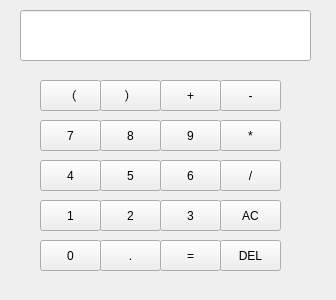
<?xml version="1.0" encoding="UTF-8"?>
<ui version="4.0">
 <class>miancalc</class>
 <widget class="QWidget" name="miancalc">
  <property name="geometry">
   <rect>
    <x>0</x>
    <y>0</y>
    <width>336</width>
    <height>300</height>
   </rect>
  </property>
  <property name="windowTitle">
   <string>miancalc</string>
  </property>
  <widget class="QLineEdit" name="lineEdit">
   <property name="geometry">
    <rect>
     <x>20</x>
     <y>10</y>
     <width>291</width>
     <height>51</height>
    </rect>
   </property>
  </widget>
  <widget class="QPushButton" name="lbracket">
   <property name="geometry">
    <rect>
     <x>40</x>
     <y>80</y>
     <width>61</width>
     <height>31</height>
    </rect>
   </property>
   <property name="text">
    <string>（</string>
   </property>
  </widget>
  <widget class="QPushButton" name="rbracket">
   <property name="geometry">
    <rect>
     <x>100</x>
     <y>80</y>
     <width>61</width>
     <height>31</height>
    </rect>
   </property>
   <property name="text">
    <string>）</string>
   </property>
  </widget>
  <widget class="QPushButton" name="add">
   <property name="geometry">
    <rect>
     <x>160</x>
     <y>80</y>
     <width>61</width>
     <height>31</height>
    </rect>
   </property>
   <property name="text">
    <string>+</string>
   </property>
  </widget>
  <widget class="QPushButton" name="sub">
   <property name="geometry">
    <rect>
     <x>220</x>
     <y>80</y>
     <width>61</width>
     <height>31</height>
    </rect>
   </property>
   <property name="text">
    <string>-</string>
   </property>
  </widget>
  <widget class="QPushButton" name="num8">
   <property name="geometry">
    <rect>
     <x>100</x>
     <y>120</y>
     <width>61</width>
     <height>31</height>
    </rect>
   </property>
   <property name="text">
    <string>8</string>
   </property>
  </widget>
  <widget class="QPushButton" name="num7">
   <property name="geometry">
    <rect>
     <x>40</x>
     <y>120</y>
     <width>61</width>
     <height>31</height>
    </rect>
   </property>
   <property name="text">
    <string>7</string>
   </property>
  </widget>
  <widget class="QPushButton" name="num9">
   <property name="geometry">
    <rect>
     <x>160</x>
     <y>120</y>
     <width>61</width>
     <height>31</height>
    </rect>
   </property>
   <property name="text">
    <string>9</string>
   </property>
  </widget>
  <widget class="QPushButton" name="times">
   <property name="geometry">
    <rect>
     <x>220</x>
     <y>120</y>
     <width>61</width>
     <height>31</height>
    </rect>
   </property>
   <property name="text">
    <string>*</string>
   </property>
  </widget>
  <widget class="QPushButton" name="num5">
   <property name="geometry">
    <rect>
     <x>100</x>
     <y>160</y>
     <width>61</width>
     <height>31</height>
    </rect>
   </property>
   <property name="text">
    <string>5</string>
   </property>
  </widget>
  <widget class="QPushButton" name="num4">
   <property name="geometry">
    <rect>
     <x>40</x>
     <y>160</y>
     <width>61</width>
     <height>31</height>
    </rect>
   </property>
   <property name="text">
    <string>4</string>
   </property>
  </widget>
  <widget class="QPushButton" name="num6">
   <property name="geometry">
    <rect>
     <x>160</x>
     <y>160</y>
     <width>61</width>
     <height>31</height>
    </rect>
   </property>
   <property name="text">
    <string>6</string>
   </property>
  </widget>
  <widget class="QPushButton" name="divide">
   <property name="geometry">
    <rect>
     <x>220</x>
     <y>160</y>
     <width>61</width>
     <height>31</height>
    </rect>
   </property>
   <property name="text">
    <string>/</string>
   </property>
  </widget>
  <widget class="QPushButton" name="num2">
   <property name="geometry">
    <rect>
     <x>100</x>
     <y>200</y>
     <width>61</width>
     <height>31</height>
    </rect>
   </property>
   <property name="text">
    <string>2</string>
   </property>
  </widget>
  <widget class="QPushButton" name="num1">
   <property name="geometry">
    <rect>
     <x>40</x>
     <y>200</y>
     <width>61</width>
     <height>31</height>
    </rect>
   </property>
   <property name="text">
    <string>1</string>
   </property>
  </widget>
  <widget class="QPushButton" name="num3">
   <property name="geometry">
    <rect>
     <x>160</x>
     <y>200</y>
     <width>61</width>
     <height>31</height>
    </rect>
   </property>
   <property name="text">
    <string>3</string>
   </property>
  </widget>
  <widget class="QPushButton" name="ac">
   <property name="geometry">
    <rect>
     <x>220</x>
     <y>200</y>
     <width>61</width>
     <height>31</height>
    </rect>
   </property>
   <property name="text">
    <string>AC</string>
   </property>
  </widget>
  <widget class="QPushButton" name="dot">
   <property name="geometry">
    <rect>
     <x>100</x>
     <y>240</y>
     <width>61</width>
     <height>31</height>
    </rect>
   </property>
   <property name="text">
    <string>.</string>
   </property>
  </widget>
  <widget class="QPushButton" name="num0">
   <property name="geometry">
    <rect>
     <x>40</x>
     <y>240</y>
     <width>61</width>
     <height>31</height>
    </rect>
   </property>
   <property name="text">
    <string>0</string>
   </property>
  </widget>
  <widget class="QPushButton" name="equal">
   <property name="geometry">
    <rect>
     <x>160</x>
     <y>240</y>
     <width>61</width>
     <height>31</height>
    </rect>
   </property>
   <property name="text">
    <string>=</string>
   </property>
  </widget>
  <widget class="QPushButton" name="del">
   <property name="geometry">
    <rect>
     <x>220</x>
     <y>240</y>
     <width>61</width>
     <height>31</height>
    </rect>
   </property>
   <property name="text">
    <string>DEL</string>
   </property>
  </widget>
 </widget>
 <resources/>
 <connections>
  <connection>
   <sender>lbracket</sender>
   <signal>clicked()</signal>
   <receiver>miancalc</receiver>
   <slot>on_buttons_clicked()</slot>
   <hints>
    <hint type="sourcelabel">
     <x>75</x>
     <y>98</y>
    </hint>
    <hint type="destinationlabel">
     <x>16</x>
     <y>83</y>
    </hint>
   </hints>
  </connection>
  <connection>
   <sender>rbracket</sender>
   <signal>clicked()</signal>
   <receiver>miancalc</receiver>
   <slot>on_buttons_clicked()</slot>
   <hints>
    <hint type="sourcelabel">
     <x>127</x>
     <y>95</y>
    </hint>
    <hint type="destinationlabel">
     <x>315</x>
     <y>76</y>
    </hint>
   </hints>
  </connection>
  <connection>
   <sender>add</sender>
   <signal>clicked()</signal>
   <receiver>miancalc</receiver>
   <slot>on_buttons_clicked()</slot>
   <hints>
    <hint type="sourcelabel">
     <x>193</x>
     <y>98</y>
    </hint>
    <hint type="destinationlabel">
     <x>166</x>
     <y>68</y>
    </hint>
   </hints>
  </connection>
  <connection>
   <sender>sub</sender>
   <signal>clicked()</signal>
   <receiver>miancalc</receiver>
   <slot>on_buttons_clicked()</slot>
   <hints>
    <hint type="sourcelabel">
     <x>246</x>
     <y>93</y>
    </hint>
    <hint type="destinationlabel">
     <x>303</x>
     <y>115</y>
    </hint>
   </hints>
  </connection>
  <connection>
   <sender>num7</sender>
   <signal>clicked()</signal>
   <receiver>miancalc</receiver>
   <slot>on_buttons_clicked()</slot>
   <hints>
    <hint type="sourcelabel">
     <x>62</x>
     <y>136</y>
    </hint>
    <hint type="destinationlabel">
     <x>18</x>
     <y>134</y>
    </hint>
   </hints>
  </connection>
  <connection>
   <sender>num8</sender>
   <signal>clicked()</signal>
   <receiver>miancalc</receiver>
   <slot>on_buttons_clicked()</slot>
   <hints>
    <hint type="sourcelabel">
     <x>137</x>
     <y>144</y>
    </hint>
    <hint type="destinationlabel">
     <x>307</x>
     <y>164</y>
    </hint>
   </hints>
  </connection>
  <connection>
   <sender>num9</sender>
   <signal>clicked()</signal>
   <receiver>miancalc</receiver>
   <slot>on_buttons_clicked()</slot>
   <hints>
    <hint type="sourcelabel">
     <x>191</x>
     <y>135</y>
    </hint>
    <hint type="destinationlabel">
     <x>23</x>
     <y>177</y>
    </hint>
   </hints>
  </connection>
  <connection>
   <sender>times</sender>
   <signal>clicked()</signal>
   <receiver>miancalc</receiver>
   <slot>on_buttons_clicked()</slot>
   <hints>
    <hint type="sourcelabel">
     <x>252</x>
     <y>139</y>
    </hint>
    <hint type="destinationlabel">
     <x>308</x>
     <y>209</y>
    </hint>
   </hints>
  </connection>
  <connection>
   <sender>num4</sender>
   <signal>clicked()</signal>
   <receiver>miancalc</receiver>
   <slot>on_buttons_clicked()</slot>
   <hints>
    <hint type="sourcelabel">
     <x>58</x>
     <y>175</y>
    </hint>
    <hint type="destinationlabel">
     <x>10</x>
     <y>208</y>
    </hint>
   </hints>
  </connection>
  <connection>
   <sender>num5</sender>
   <signal>clicked()</signal>
   <receiver>miancalc</receiver>
   <slot>on_buttons_clicked()</slot>
   <hints>
    <hint type="sourcelabel">
     <x>137</x>
     <y>174</y>
    </hint>
    <hint type="destinationlabel">
     <x>18</x>
     <y>247</y>
    </hint>
   </hints>
  </connection>
  <connection>
   <sender>num6</sender>
   <signal>clicked()</signal>
   <receiver>miancalc</receiver>
   <slot>on_buttons_clicked()</slot>
   <hints>
    <hint type="sourcelabel">
     <x>195</x>
     <y>179</y>
    </hint>
    <hint type="destinationlabel">
     <x>306</x>
     <y>251</y>
    </hint>
   </hints>
  </connection>
  <connection>
   <sender>divide</sender>
   <signal>clicked()</signal>
   <receiver>miancalc</receiver>
   <slot>on_buttons_clicked()</slot>
   <hints>
    <hint type="sourcelabel">
     <x>244</x>
     <y>175</y>
    </hint>
    <hint type="destinationlabel">
     <x>28</x>
     <y>71</y>
    </hint>
   </hints>
  </connection>
  <connection>
   <sender>num1</sender>
   <signal>clicked()</signal>
   <receiver>miancalc</receiver>
   <slot>on_buttons_clicked()</slot>
   <hints>
    <hint type="sourcelabel">
     <x>76</x>
     <y>214</y>
    </hint>
    <hint type="destinationlabel">
     <x>32</x>
     <y>283</y>
    </hint>
   </hints>
  </connection>
  <connection>
   <sender>num2</sender>
   <signal>clicked()</signal>
   <receiver>miancalc</receiver>
   <slot>on_buttons_clicked()</slot>
   <hints>
    <hint type="sourcelabel">
     <x>116</x>
     <y>219</y>
    </hint>
    <hint type="destinationlabel">
     <x>119</x>
     <y>281</y>
    </hint>
   </hints>
  </connection>
  <connection>
   <sender>num3</sender>
   <signal>clicked()</signal>
   <receiver>miancalc</receiver>
   <slot>on_buttons_clicked()</slot>
   <hints>
    <hint type="sourcelabel">
     <x>180</x>
     <y>218</y>
    </hint>
    <hint type="destinationlabel">
     <x>231</x>
     <y>284</y>
    </hint>
   </hints>
  </connection>
  <connection>
   <sender>ac</sender>
   <signal>clicked()</signal>
   <receiver>miancalc</receiver>
   <slot>on_buttons_clicked()</slot>
   <hints>
    <hint type="sourcelabel">
     <x>257</x>
     <y>214</y>
    </hint>
    <hint type="destinationlabel">
     <x>320</x>
     <y>44</y>
    </hint>
   </hints>
  </connection>
  <connection>
   <sender>num0</sender>
   <signal>clicked()</signal>
   <receiver>miancalc</receiver>
   <slot>on_buttons_clicked()</slot>
   <hints>
    <hint type="sourcelabel">
     <x>78</x>
     <y>253</y>
    </hint>
    <hint type="destinationlabel">
     <x>83</x>
     <y>279</y>
    </hint>
   </hints>
  </connection>
  <connection>
   <sender>dot</sender>
   <signal>clicked()</signal>
   <receiver>miancalc</receiver>
   <slot>on_buttons_clicked()</slot>
   <hints>
    <hint type="sourcelabel">
     <x>137</x>
     <y>255</y>
    </hint>
    <hint type="destinationlabel">
     <x>59</x>
     <y>289</y>
    </hint>
   </hints>
  </connection>
  <connection>
   <sender>equal</sender>
   <signal>clicked()</signal>
   <receiver>miancalc</receiver>
   <slot>on_buttons_clicked()</slot>
   <hints>
    <hint type="sourcelabel">
     <x>197</x>
     <y>254</y>
    </hint>
    <hint type="destinationlabel">
     <x>192</x>
     <y>293</y>
    </hint>
   </hints>
  </connection>
  <connection>
   <sender>del</sender>
   <signal>clicked()</signal>
   <receiver>miancalc</receiver>
   <slot>on_buttons_clicked()</slot>
   <hints>
    <hint type="sourcelabel">
     <x>247</x>
     <y>259</y>
    </hint>
    <hint type="destinationlabel">
     <x>286</x>
     <y>242</y>
    </hint>
   </hints>
  </connection>
  <connection>
   <sender>equal</sender>
   <signal>clicked()</signal>
   <receiver>miancalc</receiver>
   <slot>on_buttons_clicked()</slot>
   <hints>
    <hint type="sourcelabel">
     <x>171</x>
     <y>261</y>
    </hint>
    <hint type="destinationlabel">
     <x>161</x>
     <y>278</y>
    </hint>
   </hints>
  </connection>
 </connections>
 <slots>
  <slot>on_buttons_clicked()</slot>
 </slots>
</ui>
